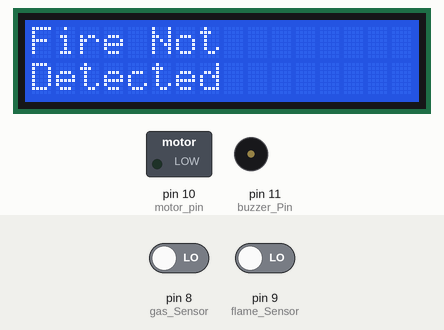
Bench run of a sketch on a simulated Arduino Uno, built with avr-gcc and run on an emulated ATmega328P. Parts: 16×2 character LCD, switched loads named in the sketch (green lamp = pin HIGH), buzzer (waves = sounding, pin HIGH). The inputs (shaded band) are chosen by the test bench; at power-on: pin 8 (gas_Sensor) LOW, pin 9 (flame_Sensor) LOW. What the sketch prints to the serial monitor is not drawn.

Above: at 3.2 s.
3.3 s: pin 8 (gas_Sensor) driven HIGH and pin 9 (flame_Sensor) driven HIGH
At 5.1 s:
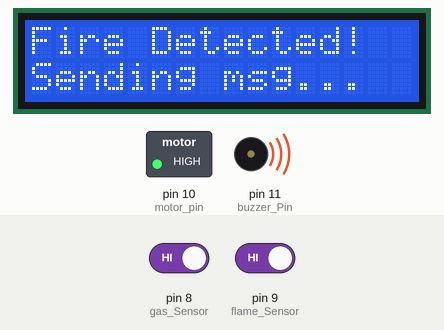
5.4 s: pin 8 (gas_Sensor) driven LOW
At 8.5 s:
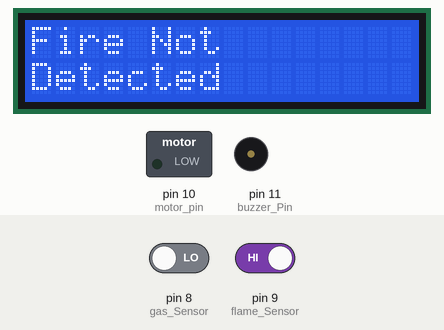
8.6 s: pin 8 (gas_Sensor) driven HIGH
At 9.5 s:
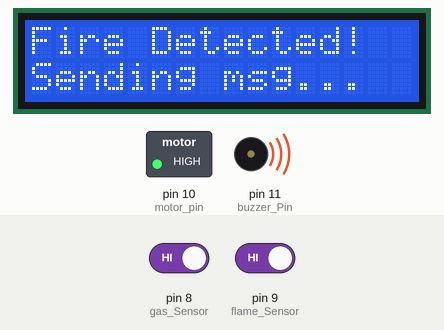
Timing chart, 0 to 11.6 s (numbered marks = the images above; inputs shaded):
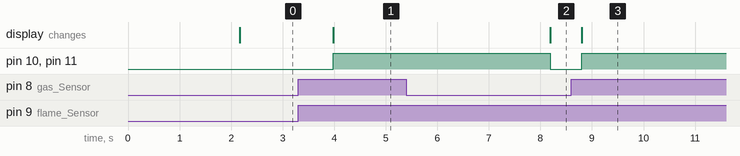

The sketch:

Fire_Detection_System_Proteus.ino
```cpp
#include <Arduino.h>
#include <LiquidCrystal.h>

// Eng.Samer Alaa Abu Zaina
// Fire Detection System with GSM Alert

LiquidCrystal lcd(2, 3, 4, 5, 6, 7);

const int gas_Sensor = 8;
const int flame_Sensor = 9;
const int motor_pin = 10;
const int buzzer_Pin = 11;

bool fire_Status = LOW;
bool flame_Status = LOW;
bool smsSent = false;

void SendMessage();

void setup()
{
  Serial.begin(9600);

  pinMode(buzzer_Pin, OUTPUT);
  pinMode(motor_pin, OUTPUT);
  pinMode(gas_Sensor, INPUT);
  pinMode(flame_Sensor, INPUT);

  lcd.begin(16, 2);
  lcd.setCursor(0, 0);
  lcd.print("Fire DETECTION");
  lcd.setCursor(0, 1);
  lcd.print("   SYSTEM");
  delay(2000);
}

void loop()
{
  fire_Status = digitalRead(gas_Sensor);
  flame_Status = digitalRead(flame_Sensor);
  delay(100);

  if (fire_Status == HIGH && flame_Status == HIGH)
  {

    lcd.clear();
    lcd.setCursor(0, 0);
    lcd.print("Fire Detected!");
    lcd.setCursor(0, 1);
    lcd.print("Sending msg...");

    digitalWrite(buzzer_Pin, HIGH);
    digitalWrite(motor_pin, HIGH);

    if (!smsSent)
    {
      delay(1000);
      SendMessage();
      smsSent = true;
    }
  }
  else
  {

    smsSent = false;

    lcd.clear();
    lcd.setCursor(0, 0);
    lcd.print("Fire Not");
    lcd.setCursor(0, 1);
    lcd.print("Detected");

    digitalWrite(buzzer_Pin, LOW);
    digitalWrite(motor_pin, LOW);
    delay(500);
  }
}

void SendMessage()
{
  Serial.println("AT+CMGF=1");
  delay(1000);
  Serial.println("AT+CMGS=\"+972597776840\"\r");
  delay(1000);
  Serial.println("Fire Detected inside home");
  delay(100);
  Serial.println((char)26);
  delay(1000);
}
```

Measured:
- after the input at 3.3 s, pin 10 (motor_pin), pin 11 (buzzer_Pin): LOW → HIGH after 0.69 s; the display: changes after 0.69 s (image 1)
- after the input at 5.4 s, pin 10 (motor_pin), pin 11 (buzzer_Pin): HIGH → LOW after 2.8 s; the display: changes after 2.8 s (image 2)
- after the input at 8.6 s, pin 10 (motor_pin), pin 11 (buzzer_Pin): LOW → HIGH after 0.20 s; the display: changes after 0.20 s (image 3)
